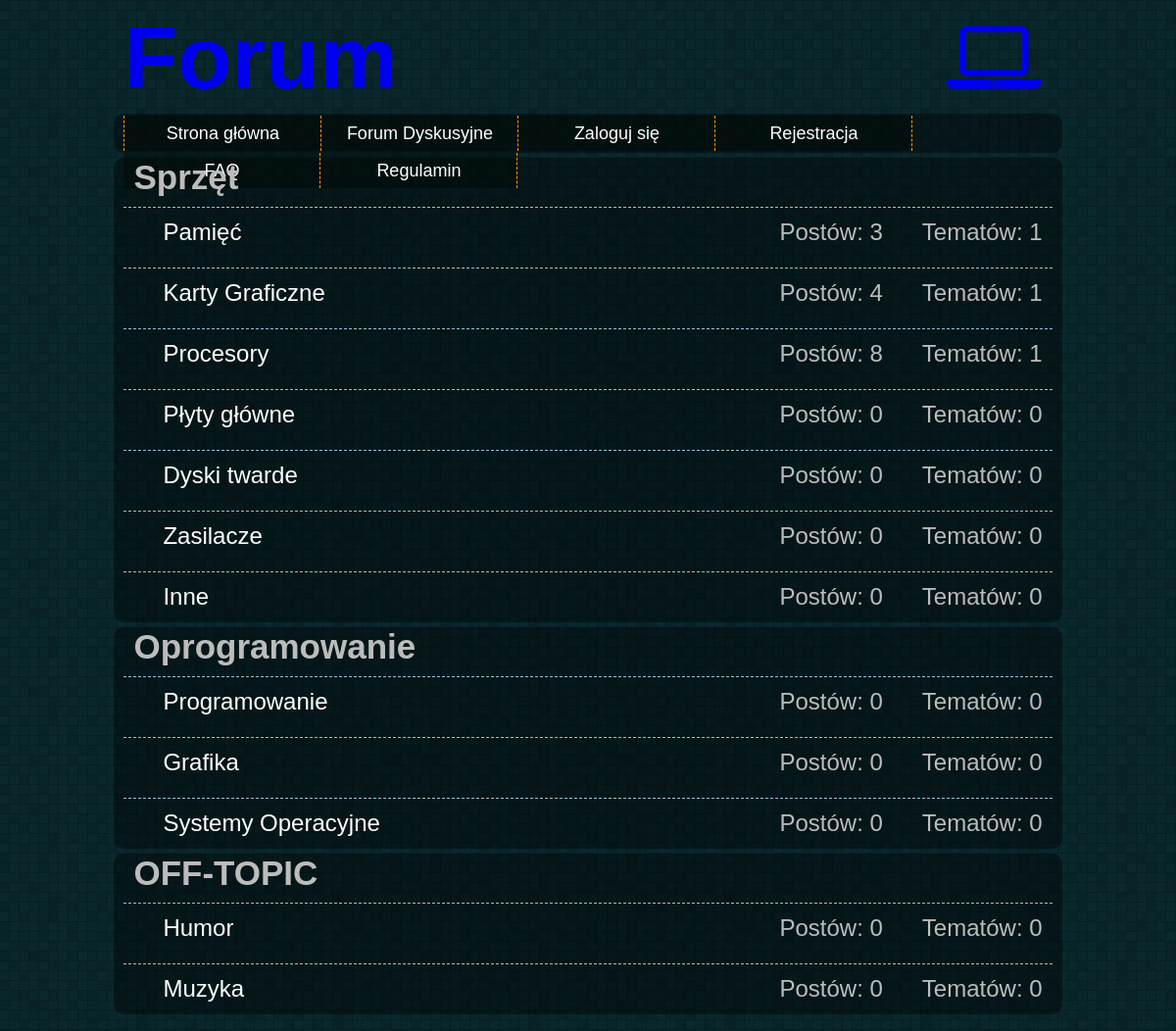
The app's page /Forum/forum.php with its own data.
### tables this page shows
CREATE TABLE `dzial` (
  `nazwa` varchar(20) NOT NULL,
  `id` int(10) UNSIGNED NOT NULL,
  `idForum` int(11) NOT NULL,
  `liczbaTematow` int(11) NOT NULL,
  `liczbaPostow` int(11) NOT NULL
);

### Forum/forum.php (the view, shortened to what this page needs)
<!DOCTYPE html>
<html>
  <head>
    <link rel="stylesheet" href="styles/style.css">
    <link rel="stylesheet" href="styles/forum_style.css">
    <link rel="stylesheet" href="styles/fontello/fontello.css">
  </head>
  <body>
    <header>
      <div id="header">
      <span id="top"><a href="index.php">Forum</a><a href="index.php"><i class="icon-laptop"></i></a></span>
      </div>
    </header>
    <section>
      <div id="navbar">
        <ol>
          <li><a href="index.php">Strona główna</a></li>
          <li><a href="forum.php">Forum Dyskusyjne</a></li>
          <li><a href="login_form.php">Zaloguj się</a></li>
          <li><a href="register_form.php">Rejestracja</a></li>
          <li><a href="faq.php">FAQ</a></li>
          <li><a href="rules.php">Regulamin</a></li>
    </ol>
      </div>
      <div id="Forum1">
          <div id="forum"><span >Sprzęt<span>
          <?php
            echo "</div>";
          require_once "services/connect.php";
          $conn = new mysqli($host, $db_user, $db_password, $db_name);
            $sql = "SELECT * FROM dzial WHERE idForum='1'";
            $result = mysqli_query($conn, $sql);
              if (mysqli_num_rows($result) > 0) {
                  while($row = mysqli_fetch_assoc($result)) {
                      echo "<hr class='dashed' /><div class='sections'><a class='section' href='topic.php?id=".$row['id']."&nazwaDzialu=".$row['nazwa']."'>".$row['nazwa']."</a>
                      <span class='sectionInfo'>Tematów: ".$row['liczbaTematow']."</span><span class='sectionInfo'>Postów: ".$row['liczbaPostow']."</span></div>";
                  }
              } else {
                  echo "";
              }
          ?>
        </div>
      <div id="Forum2">
        <div id="forum"><span >Oprogramowanie<span>
          <?php
            echo "</div>";
          require_once "services/connect.php";
          $conn = new mysqli($host, $db_user, $db_password, $db_name);
            $sql = "SELECT * FROM dzial WHERE idForum='2'";
            $result = mysqli_query($conn, $sql);
              if (mysqli_num_rows($result) > 0) {
                  while($row = mysqli_fetch_assoc($result)) {
                      echo "<hr class='dashed' /><div class='sections'><a class='section' href='topic.php?id=" .$row["id"]."&nazwaDzialu=".$row['nazwa']."'>".$row['nazwa']."</a>
                      <span class='sectionInfo'>Tematów: ".$row['liczbaTematow']."</span><span class='sectionInfo'>Postów: ".$row['liczbaPostow']."</span></div>";
                  }
              } else {
                  echo "";
              }
          ?>
        </div>
      <div id="Forum3">
        <div id="forum"><span >OFF-TOPIC<span>
          <?php
           echo "</div>";
          require_once "services/connect.php";
          $conn = new mysqli($host, $db_user, $db_password, $db_name);
            $sql = "SELECT * FROM dzial WHERE idForum='3'";
            $result = mysqli_query($conn, $sql);
              if (mysqli_num_rows($result) > 0) {
                  while($row = mysqli_fetch_assoc($result)) {
                      echo "<hr class='dashed' /><div class='sections'><a class='section' href='topic.php?id=" .$row["id"]."&nazwaDzialu=".$row['nazwa']."'>".$row['nazwa']."</a>
                      <span class='sectionInfo'>Tematów: ".$row['liczbaTematow']."</span><span class='sectionInfo'>Postów: ".$row['liczbaPostow']."</span></div>";
                  }
              } else {
                  echo "";
              }
          ?>
        </div>
    </section>
  </body>
</html>

### Forum/styles/style.css (style rules this page uses)
body { background-image: url(../images/random_grey_variations.png); font-family: Verdana, Helvetica, Arial, sans-serif; color: #e5e9eb; }
div { margin-bottom: 4px; clear: both; border-radius: 10px; color: #bcbcbc; padding: 0 10px; margin: 5px 0; font-size: 1.1em; }
ol { padding: 0; margin: 0; list-style-type: none; font-size: 18px; height: 35px; line-height: 200%; display: inline-block; }
ol a { color: #ffffff; text-decoration: none; display: block; }
ol > li { float: left; width: 200px; background-color: rgba(1,5,0,0.4); margin-top: 2px; border-right: 1px dashed #fd9013; }
ol > li:first-child { border-left: 1px dashed #fd9013; }
#navbar { background-color: rgba(1,0,0,0.4); margin-left: auto; text-align: center; margin-right: auto; width: 80%; height: 40px; margin-bottom: 5px; }
#header { margin-left: auto; margin-right: auto; width: 80%; height: auto; }
.icon-laptop { float: right; }
#top { display: block; font-size: 5.1em; }
#top > a { text-decoration: none; font-weight: bold; }

### Forum/styles/forum_style.css (style rules this page uses)
.sections { height: 40px; font-size: 24px; }
.section { color: #fff; padding: 30px; text-decoration: none; }
.sectionInfo { margin-left: 40px!important; float: right; }
#forum { font-weight: bold; }
#forum > span { font-size: 35px; }
hr { border-top-color: #97c0d3!important; border: 0 none #e5e9eb; border-top: 1px solid #e5e9eb; height: 1px; margin: 5px 0; display: block; clear: both; color: #e5e9eb; }
hr.dashed { border-top-color: #97c0d3!important; border-top: 1px dashed #e5e9eb; margin: 10px 0; color: #e5e9eb; }
#Forum1, #Forum2, #Forum3 { background-color: rgba(1,0,0,0.4); margin-left: auto; margin-right: auto; width: 80%; height: auto; }

### records on screen
dzial: nazwa "Pamięć", liczbaTematow "1", liczbaPostow "3"
dzial: nazwa "Karty Graficzne", liczbaTematow "1", liczbaPostow "4"
dzial: nazwa "Procesory", liczbaTematow "1", liczbaPostow "8"
dzial: nazwa "Płyty główne", liczbaTematow "0", liczbaPostow "0"
dzial: nazwa "Dyski twarde", liczbaTematow "0", liczbaPostow "0"
dzial: nazwa "Zasilacze", liczbaTematow "0", liczbaPostow "0"
dzial: nazwa "Inne", liczbaTematow "0", liczbaPostow "0"
dzial: nazwa "Programowanie", liczbaTematow "0", liczbaPostow "0"
dzial: nazwa "Grafika", liczbaTematow "0", liczbaPostow "0"
dzial: nazwa "Systemy Operacyjne", liczbaTematow "0", liczbaPostow "0"
dzial: nazwa "Humor", liczbaTematow "0", liczbaPostow "0"
dzial: nazwa "Muzyka", liczbaTematow "0", liczbaPostow "0"
